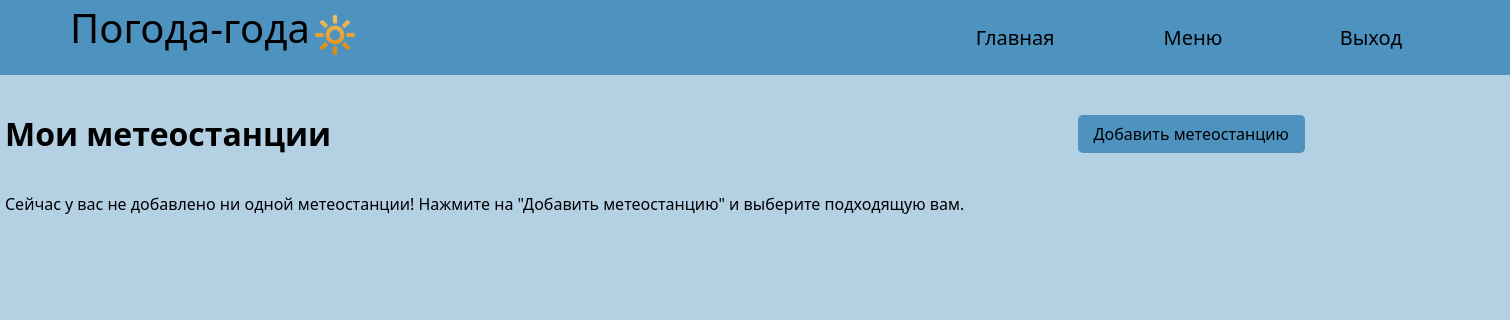
Before: /weather/my_stations/ (signed in) with the older database file.
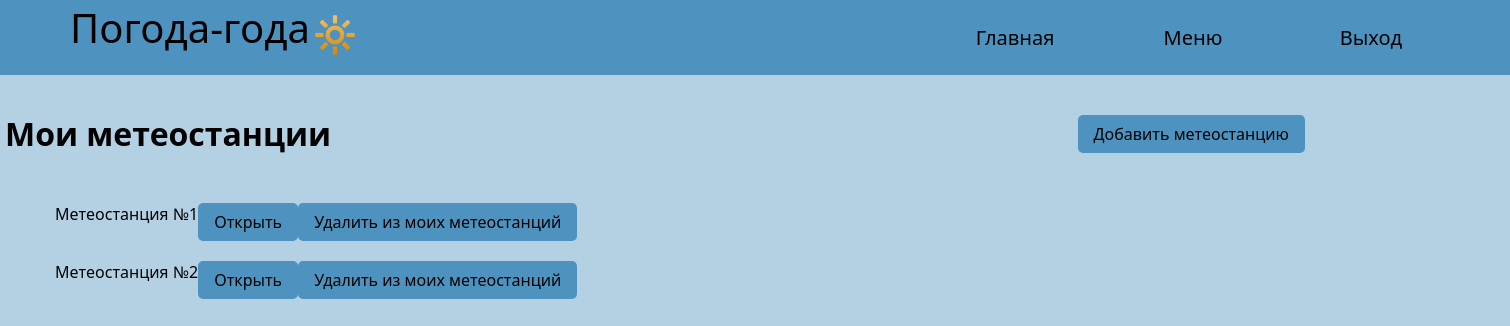
After: the same page with the newer database file.
### weather/models.py (models this page shows)
class Meteostations(models.Model):
    pass
    def get_absolute_url(self):
        return reverse('curr_station', kwargs={'station_id': self.pk})
    def __lt__(self, other):
        return self.pk < other.pk

### weather/views.py (the view, shortened to what this page needs)
# urls.py: path('weather/my_stations/', MyStations.as_view(), name='my_stations'),
class MyStations(TemplateView):
    template_name = 'my_stations.html'
    def get(self, request, *args, **kwargs):
        context = self.get_context_data(**kwargs)
        try:
            st_list = []
            for station in UserMeteostations.objects.filter(user=request.user):
                st_list.append(station.meteostation)
            st_list.sort()
            context['user_stations'] = st_list
        except:
            context['user_stations'] = None
        all_stations = Meteostations.objects.all()
        try:
            user_stations = UserMeteostations.objects.filter(user_id=request.user.pk)
            no_needs = []
            for i in user_stations:
                no_needs.append(all_stations.get(pk=i.meteostation_id))
            needs = [x for x in all_stations if x not in no_needs]
            context['all_stations'] = [x.pk for x in needs]
            return self.render_to_response(context)
        except:
            context['all_stations'] = all_stations.pk
            return self.render_to_response(context)

### weather/templates/weather/my_stations.html (shortened to what this page needs)
{% extends 'base.html' %}
{% block content %}
{% load static %}
{% if user.is_authenticated %}
<div id="container-my-stations">
<h1>Мои метеостанции</h1>
<button id="add_meteo_btn" class="btn">Добавить метеостанцию</button>
</div>
{% if user_stations %}
<ul>
    {% for station in user_stations %}
        <li class="form-container">
            Метеостанция №{{ station.pk }}
            <form action="{{ station.get_absolute_url }}">
                    <input type="submit" class="btn" value="Открыть">
            </form>
            <form action="" method="post">
                <input type="submit" class="btn" value="Удалить из моих метеостанций" name="delete_{{station.pk}}">
            </form>
        </li>
    {% endfor %}
</ul>
{% else %}
<p>Сейчас у вас не добавлено ни одной метеостанции! Нажмите на "Добавить метеостанцию" и выберите подходящую вам.</p>
{% endif %}
{% else %}
<h2>Для начала зарегистрируйтесь или войдите на сайт.</h2>
{% endif %}
{% endblock %}

### weather/templates/weather/base.html (shortened to what this page needs)
<!DOCTYPE html>
<html lang="ru">
<head>
    {% load static %}
    <link rel="stylesheet" href="{% static 'css/style.css' %}">
</head>
<body>
<header>
    <div class="logo">
        <span>Погода-года</span>
        <img src="{% static 'img/logo1.png'%}">
    </div>
    <nav>
        <ul class="top-menu">
                <li><a href="{% url 'home' %}">Главная</a></li>
                <li><a>Меню</a>
                </li>
                {% if user.is_authenticated %}
                <li><a href="{% url 'logout' %}">Выход</a></li>
            {% else %}
            <li><a href="{% url 'login' %}">Вход</a></li>
            <li><a href="{% url 'register' %}">Регистрация</a></li>
            {% endif %}
        </ul>
    </nav>
</header>
<div id="block-body">
{% block content %}
{% endblock %}
</div>
</body>
</html>

### weather/static/css/style.css (style rules this page uses)
body { background-color:#3f89bb63; margin: 0; font-family: 'Segoe UI', Tahoma, Geneva, Verdana, sans-serif; }
#block-body { width: 1500px; margin: 0px auto; height: auto; }
header { height: 75px; background: #4e93c0; margin: 0px; padding: 0px; }
.logo { height: 75px; float: left; margin-left: 50px; }
.logo img { float:right; margin-top: 10px; }
.logo span { margin-left: 20px; font-family: 'Segoe UI', Tahoma, Geneva, Verdana, sans-serif; font-size: 40px; }
.top-menu { height: 75px; float: right; margin-right: 50px; margin-top: 0px; list-style: none; }
nav ul { display: flex; list-style: none; padding-left: 0; }
.top-menu a { display: block; text-align: center; font-family:'Segoe UI', Tahoma, Geneva, Verdana, sans-serif; font-size: 20px; text-decoration: none; width: 130px; color: black; padding: 24px; }
.btn { appearance: none; border: 0; border-radius: 5px; background: #4e93c0; color: black; padding: 8px 16px; font-size: 16px; min-width: 100px; max-height: 50px; align: center; font-family: inherit; margin-top: auto; margin-bottom: auto; }
#add_meteo_btn { margin-right: 200px; }
#container-my-stations { width: 100%; display: flex; justify-content: space-between; }
.form-container { display: flex; align: center; padding: 10px; }

Changed rows visible on the page:
added Meteostations: pk "1"
added Meteostations: pk "2"
Other visible differences:
text no longer shown: "Сейчас у вас не добавлено ни одной метеостанции! Нажмите на \"Добавить метеостанцию\" и выберите подходящую вам."
